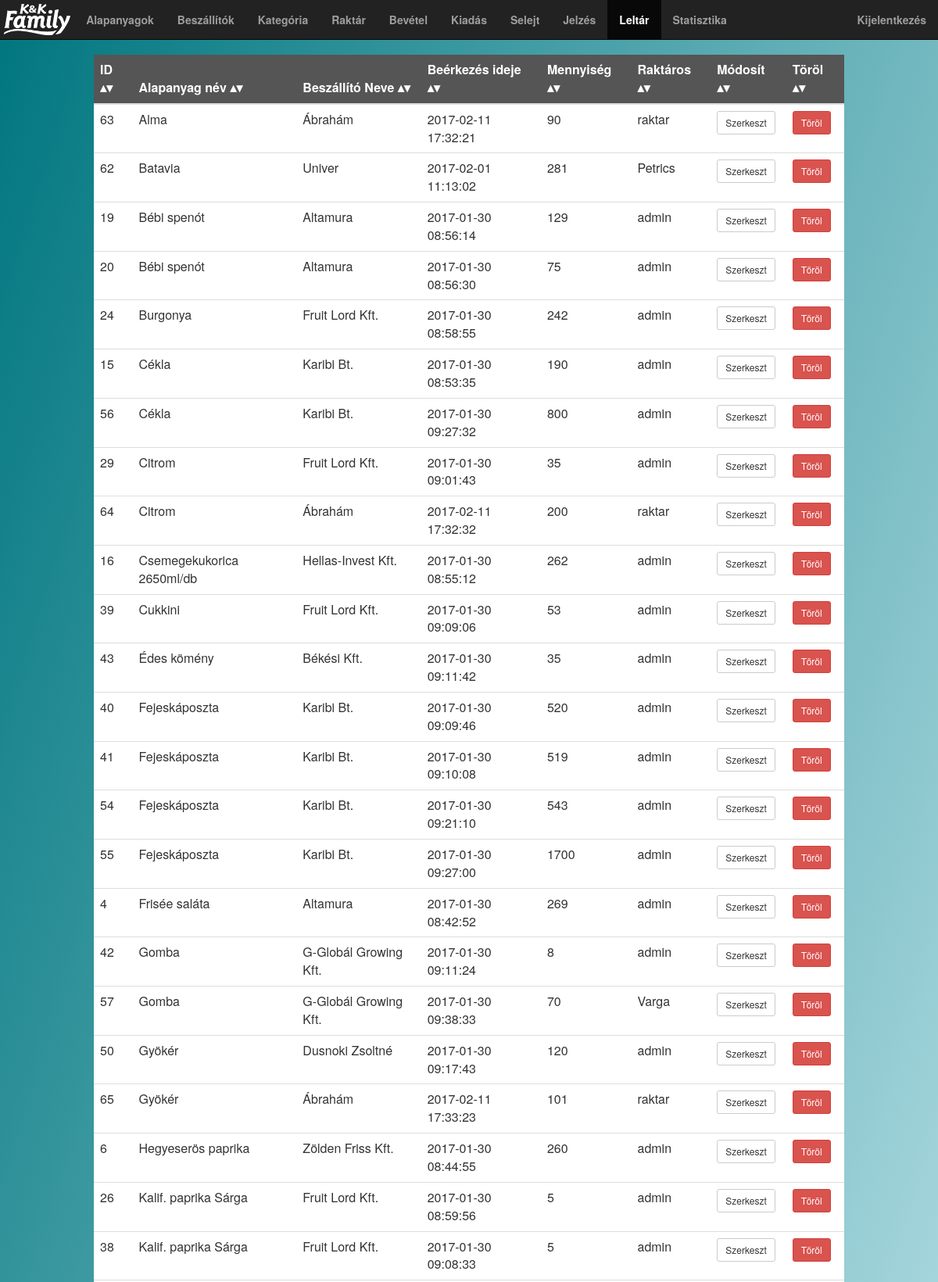
The app's page /admin/inventory.php (upper part) with its own data.
### tables this page shows
CREATE TABLE `pallet` (
  `id` int(11) NOT NULL,
  `quantity_form_id` int(11) NOT NULL,
  `product_id` int(11) NOT NULL,
  `supplier_id` int(11) NOT NULL,
  `time` timestamp NOT NULL DEFAULT CURRENT_TIMESTAMP,
  `amount` int(11) NOT NULL,
  `user_id` int(11) NOT NULL,
  `deleted` tinyint(1) NOT NULL DEFAULT '0'
);

CREATE TABLE `product` (
  `id` int(11) NOT NULL,
  `name` varchar(50) NOT NULL,
  `category_id` int(11) NOT NULL,
  `type` int(11) NOT NULL,
  `minimum` int(11) NOT NULL DEFAULT '0',
  `expire` int(11) NOT NULL DEFAULT '0',
  `deleted` tinyint(1) NOT NULL DEFAULT '0'
);

CREATE TABLE `supplier` (
  `id` int(11) NOT NULL,
  `name` varchar(100) NOT NULL,
  `address` varchar(100) NOT NULL,
  `deleted` tinyint(1) NOT NULL
);

CREATE TABLE `user` (
  `id` int(11) NOT NULL,
  `name` varchar(50) NOT NULL,
  `password` varchar(50) NOT NULL,
  `type` int(11) NOT NULL,
  `theme` int(11) NOT NULL DEFAULT '0',
  `deleted` tinyint(1) NOT NULL DEFAULT '0'
);

### admin/inventory.php (called while the page is built, shortened)
<?php
require("../common/header.php");
inventory();
require("../common/footer.php");
?>

### helper/contentgenerator.php (the view, shortened to what this page needs)
<?php
function inventory(){
	$mysqli = connect();
		if($results = $mysqli->query(palletSQL())){
				print '<table class="table table-hover sortable">';
				print '<thead>';
				print '<tr>';
				print '<th>ID</th>';
				print '<th>';
				print 'Alapanyag név</th>';
				print '<th>Beszállító Neve</th>';
				print '<th>Beérkezés ideje</th>';
				print '<th>Mennyiség</th>';
				print '<th>Raktáros</th>';
				print '<th>Módosít</th>';
				print '<th>Töröl</th>';
				print '</tr>';
				print '</thead>';
				while($row = $results->fetch_assoc()) {
					print '<tr>';
					print '<td>'.$row["id"].'</td>';
					print '<td>'.$row["product"].'</td>';
					print '<td>'.$row["supplier"].'</td>';
					print '<td>'.$row["time"].'</td>';
					print '<td>'.$row["rest"].'</td>';
					print '<td>'.$row["user"].'</td>';
					print '<td><button class="btn btn-sm btn-default" onclick="inventory_update('.$row["id"].','.$row["rest"].')">Szerkeszt</button></td>';
					print '<td><button class="btn btn-sm btn-danger" onclick="deletePallet('.$row["id"].')">Töröl</button></td>';
					print '</tr>';
				}
				print '</table>';
		}else{
			print mysqli_error($mysqli);
			print "hiba";
		}
}
function palletSQL(){
	return palletSQL2("");
}
function palletSQL2($filter){
	return palletSQL3($filter,"");
}
function palletSQL3($filter,$groupby){
	if($groupby == ""){
           $sum1="";
           $sum2="";
        }else{
           $sum1="sum(";
           $sum2=")";
        }
	return "select p.id as id, pr.name as product, pr.id as pr_id, s.name as supplier, p.time as time, u.name as user,pr.minimum as min,
				".$sum1."IFNULL(p.amount,0) - IFNULL(t1.trash,0) - IFNULL(t1.output,0)".$sum2." as rest
				from pallet p
				INNER JOIN product pr on p.product_id = pr.id ".$filter." and p.deleted = false
				INNER JOIN supplier s on s.id = p.supplier_id
				INNER JOIN user u on u.id = p.user_id
				LEFT JOIN (
	    			select t2.id as id ,t3.amount as trash,t2.amount as output from
					(
			           SELECT pallet_id as id, sum(amount) as amount from output WHERE deleted = false group by pallet_id
			        )t2
				LEFT JOIN
				(
		           SELECT pallet_id as id, sum(amount) as amount from trash WHERE deleted = false group by pallet_id
		        )t3
				ON t2.id = t3.id
				UNION
				select t2.id as id ,t2.amount as trash,t3.amount as output from
				(
	             	SELECT pallet_id as id, sum(amount) as amount from trash WHERE deleted = false group by pallet_id
	        	)t2
				LEFT JOIN
				(
		           SELECT pallet_id as id, sum(amount) as amount from output WHERE deleted = false group by pallet_id
		        )t3
				ON t2.id = t3.id
	 			) t1
	 			on p.id = t1.id
						".$groupby."
						HAVING rest > 0
						order by product, time";
}
?>

### css/styles.css (style rules this page uses)
body { padding-top: 70px; background-repeat: no-repeat; background: -webkit-linear-gradient(left top, #00767F, #E3F9FF); background: -o-linear-gradient(bottom right, #00767F, #E3F9FF); background: -moz-linear-gradient(bottom right, #00767F, #E3F9FF); background: linear-gradient(to bottom right, #00767F, #E3F9FF); }
.table { background-color: white; float: none; margin: 0 auto; width: 80%; }
thead { background-color: #555555; text-align:center; color:white; }
table.sortable th:not(.sorttable_sorted):not(.sorttable_sorted_reverse):not(.sorttable_nosort):after { content: " \25B4\25BE" }

### records on screen
pallet: id "63", product.name "Alma", supplier.name "Ábrahám", time "2017-02-11 17:32:21", rest "90", user.name "raktar"
pallet: id "62", product.name "Batavia", supplier.name "Univer", time "2017-02-01 11:13:02", rest "281", user.name "Petrics"
pallet: id "19", product.name "Bébi spenót", supplier.name "Altamura", time "2017-01-30 08:56:14", rest "129", user.name "admin"
pallet: id "20", product.name "Bébi spenót", supplier.name "Altamura", time "2017-01-30 08:56:30", rest "75", user.name "admin"
pallet: id "24", product.name "Burgonya", supplier.name "Fruit Lord Kft.", time "2017-01-30 08:58:55", rest "242", user.name "admin"
pallet: id "15", product.name "Cékla", supplier.name "Karibi Bt.", time "2017-01-30 08:53:35", rest "190", user.name "admin"
pallet: id "56", product.name "Cékla", supplier.name "Karibi Bt.", time "2017-01-30 09:27:32", rest "800", user.name "admin"
pallet: id "29", product.name "Citrom", supplier.name "Fruit Lord Kft.", time "2017-01-30 09:01:43", rest "35", user.name "admin"
pallet: id "64", product.name "Citrom", supplier.name "Ábrahám", time "2017-02-11 17:32:32", rest "200", user.name "raktar"
pallet: id "16", product.name "Csemegekukorica 2650ml/db", supplier.name "Hellas-Invest Kft.", time "2017-01-30 08:55:12", rest "262", user.name "admin"
pallet: id "39", product.name "Cukkini", supplier.name "Fruit Lord Kft.", time "2017-01-30 09:09:06", rest "53", user.name "admin"
pallet: id "43", product.name "Édes kömény", supplier.name "Békési Kft.", time "2017-01-30 09:11:42", rest "35", user.name "admin"
pallet: id "40", product.name "Fejeskáposzta", supplier.name "Karibi Bt.", time "2017-01-30 09:09:46", rest "520", user.name "admin"
pallet: id "41", product.name "Fejeskáposzta", supplier.name "Karibi Bt.", time "2017-01-30 09:10:08", rest "519", user.name "admin"
pallet: id "54", product.name "Fejeskáposzta", supplier.name "Karibi Bt.", time "2017-01-30 09:21:10", rest "543", user.name "admin"
pallet: id "55", product.name "Fejeskáposzta", supplier.name "Karibi Bt.", time "2017-01-30 09:27:00", rest "1700", user.name "admin"
pallet: id "4", product.name "Frisée saláta", supplier.name "Altamura", time "2017-01-30 08:42:52", rest "269", user.name "admin"
pallet: id "42", product.name "Gomba", supplier.name "G-Globál Growing Kft.", time "2017-01-30 09:11:24", rest "8", user.name "admin"
pallet: id "57", product.name "Gomba", supplier.name "G-Globál Growing Kft.", time "2017-01-30 09:38:33", rest "70", user.name "Varga"
pallet: id "50", product.name "Gyökér", supplier.name "Dusnoki Zsoltné", time "2017-01-30 09:17:43", rest "120", user.name "admin"
pallet: id "65", product.name "Gyökér", supplier.name "Ábrahám", time "2017-02-11 17:33:23", rest "101", user.name "raktar"
pallet: id "6", product.name "Hegyeserös paprika", supplier.name "Zölden Friss Kft.", time "2017-01-30 08:44:55", rest "260", user.name "admin"
pallet: id "26", product.name "Kalif. paprika Sárga", supplier.name "Fruit Lord Kft.", time "2017-01-30 08:59:56", rest "5", user.name "admin"
pallet: id "38", product.name "Kalif. paprika Sárga", supplier.name "Fruit Lord Kft.", time "2017-01-30 09:08:33", rest "5", user.name "admin"
